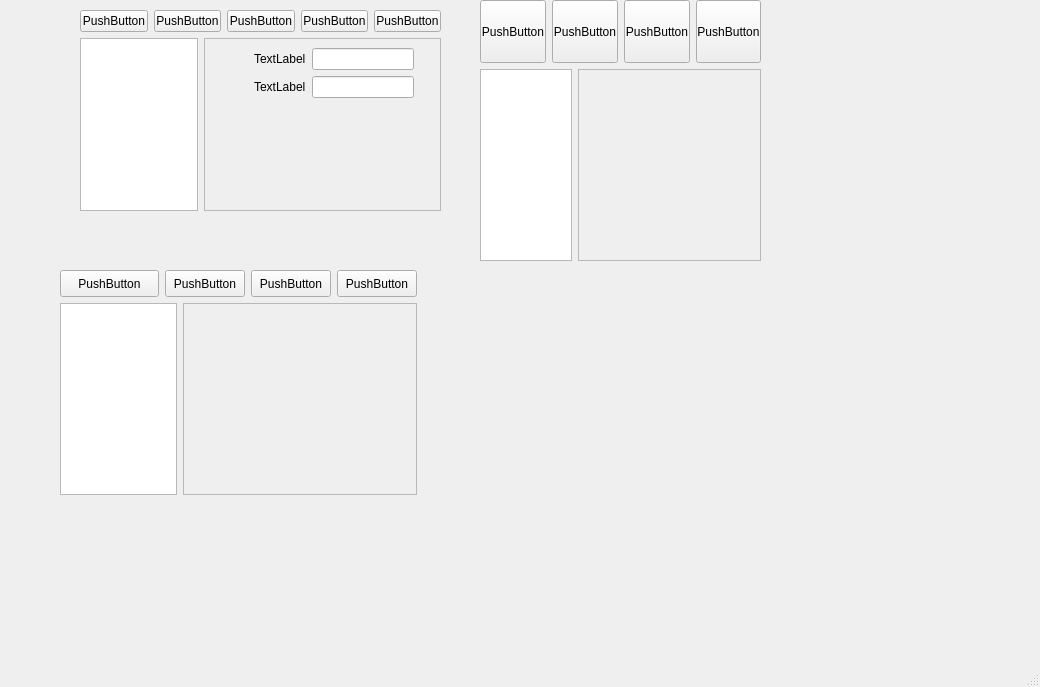
<?xml version="1.0" encoding="UTF-8"?>
<ui version="4.0">
 <class>MainWindow</class>
 <widget class="QMainWindow" name="MainWindow">
  <property name="geometry">
   <rect>
    <x>0</x>
    <y>0</y>
    <width>1040</width>
    <height>687</height>
   </rect>
  </property>
  <property name="windowTitle">
   <string>MainWindow</string>
  </property>
  <widget class="QWidget" name="centralwidget">
   <widget class="QWidget" name="gridLayoutWidget">
    <property name="geometry">
     <rect>
      <x>60</x>
      <y>270</y>
      <width>357</width>
      <height>225</height>
     </rect>
    </property>
    <layout class="QGridLayout" name="gridLayout">
     <item row="0" column="1">
      <widget class="QPushButton" name="pushButton_11">
       <property name="sizePolicy">
        <sizepolicy hsizetype="Expanding" vsizetype="Expanding">
         <horstretch>1</horstretch>
         <verstretch>1</verstretch>
        </sizepolicy>
       </property>
       <property name="text">
        <string>PushButton</string>
       </property>
      </widget>
     </item>
     <item row="0" column="0">
      <widget class="QPushButton" name="pushButton_10">
       <property name="sizePolicy">
        <sizepolicy hsizetype="Expanding" vsizetype="Expanding">
         <horstretch>2</horstretch>
         <verstretch>1</verstretch>
        </sizepolicy>
       </property>
       <property name="text">
        <string>PushButton</string>
       </property>
      </widget>
     </item>
     <item row="1" column="0" colspan="4">
      <layout class="QHBoxLayout" name="horizontalLayout_5">
       <item>
        <widget class="QTreeView" name="treeView_3">
         <property name="sizePolicy">
          <sizepolicy hsizetype="Expanding" vsizetype="Expanding">
           <horstretch>1</horstretch>
           <verstretch>3</verstretch>
          </sizepolicy>
         </property>
        </widget>
       </item>
       <item>
        <widget class="QFrame" name="frame_3">
         <property name="sizePolicy">
          <sizepolicy hsizetype="Expanding" vsizetype="Expanding">
           <horstretch>2</horstretch>
           <verstretch>3</verstretch>
          </sizepolicy>
         </property>
         <property name="frameShape">
          <enum>QFrame::StyledPanel</enum>
         </property>
         <property name="frameShadow">
          <enum>QFrame::Raised</enum>
         </property>
        </widget>
       </item>
      </layout>
     </item>
     <item row="0" column="2">
      <widget class="QPushButton" name="pushButton_12">
       <property name="sizePolicy">
        <sizepolicy hsizetype="Expanding" vsizetype="Expanding">
         <horstretch>1</horstretch>
         <verstretch>1</verstretch>
        </sizepolicy>
       </property>
       <property name="text">
        <string>PushButton</string>
       </property>
      </widget>
     </item>
     <item row="0" column="3">
      <widget class="QPushButton" name="pushButton_13">
       <property name="sizePolicy">
        <sizepolicy hsizetype="Expanding" vsizetype="Expanding">
         <horstretch>1</horstretch>
         <verstretch>1</verstretch>
        </sizepolicy>
       </property>
       <property name="text">
        <string>PushButton</string>
       </property>
      </widget>
     </item>
    </layout>
   </widget>
   <widget class="QWidget" name="">
    <property name="geometry">
     <rect>
      <x>80</x>
      <y>10</y>
      <width>361</width>
      <height>201</height>
     </rect>
    </property>
    <layout class="QVBoxLayout" name="verticalLayout">
     <item>
      <layout class="QHBoxLayout" name="horizontalLayout">
       <property name="bottomMargin">
        <number>0</number>
       </property>
       <item>
        <widget class="QPushButton" name="pushButton">
         <property name="sizePolicy">
          <sizepolicy hsizetype="Expanding" vsizetype="Expanding">
           <horstretch>4</horstretch>
           <verstretch>1</verstretch>
          </sizepolicy>
         </property>
         <property name="text">
          <string>PushButton</string>
         </property>
        </widget>
       </item>
       <item>
        <widget class="QPushButton" name="pushButton_3">
         <property name="sizePolicy">
          <sizepolicy hsizetype="Expanding" vsizetype="Expanding">
           <horstretch>1</horstretch>
           <verstretch>1</verstretch>
          </sizepolicy>
         </property>
         <property name="text">
          <string>PushButton</string>
         </property>
        </widget>
       </item>
       <item>
        <widget class="QPushButton" name="pushButton_2">
         <property name="sizePolicy">
          <sizepolicy hsizetype="Expanding" vsizetype="Expanding">
           <horstretch>1</horstretch>
           <verstretch>1</verstretch>
          </sizepolicy>
         </property>
         <property name="minimumSize">
          <size>
           <width>0</width>
           <height>0</height>
          </size>
         </property>
         <property name="text">
          <string>PushButton</string>
         </property>
        </widget>
       </item>
       <item>
        <widget class="QPushButton" name="pushButton_5">
         <property name="sizePolicy">
          <sizepolicy hsizetype="Expanding" vsizetype="Expanding">
           <horstretch>1</horstretch>
           <verstretch>1</verstretch>
          </sizepolicy>
         </property>
         <property name="text">
          <string>PushButton</string>
         </property>
        </widget>
       </item>
       <item>
        <widget class="QPushButton" name="pushButton_4">
         <property name="sizePolicy">
          <sizepolicy hsizetype="Expanding" vsizetype="Expanding">
           <horstretch>1</horstretch>
           <verstretch>1</verstretch>
          </sizepolicy>
         </property>
         <property name="text">
          <string>PushButton</string>
         </property>
        </widget>
       </item>
      </layout>
     </item>
     <item>
      <layout class="QHBoxLayout" name="horizontalLayout_2">
       <item>
        <widget class="QTreeView" name="treeView">
         <property name="sizePolicy">
          <sizepolicy hsizetype="Expanding" vsizetype="Expanding">
           <horstretch>1</horstretch>
           <verstretch>4</verstretch>
          </sizepolicy>
         </property>
        </widget>
       </item>
       <item>
        <widget class="QFrame" name="frame">
         <property name="sizePolicy">
          <sizepolicy hsizetype="Expanding" vsizetype="Preferred">
           <horstretch>2</horstretch>
           <verstretch>0</verstretch>
          </sizepolicy>
         </property>
         <property name="frameShape">
          <enum>QFrame::StyledPanel</enum>
         </property>
         <property name="frameShadow">
          <enum>QFrame::Raised</enum>
         </property>
         <widget class="QWidget" name="formLayoutWidget">
          <property name="geometry">
           <rect>
            <x>50</x>
            <y>10</y>
            <width>160</width>
            <height>80</height>
           </rect>
          </property>
          <layout class="QFormLayout" name="formLayout">
           <item row="0" column="1">
            <widget class="QLineEdit" name="lineEdit_2"/>
           </item>
           <item row="1" column="0">
            <widget class="QLabel" name="label">
             <property name="text">
              <string>TextLabel</string>
             </property>
            </widget>
           </item>
           <item row="1" column="1">
            <widget class="QLineEdit" name="lineEdit"/>
           </item>
           <item row="0" column="0">
            <widget class="QLabel" name="label_2">
             <property name="text">
              <string>TextLabel</string>
             </property>
            </widget>
           </item>
          </layout>
         </widget>
        </widget>
       </item>
      </layout>
     </item>
    </layout>
   </widget>
   <widget class="QWidget" name="">
    <property name="geometry">
     <rect>
      <x>480</x>
      <y>0</y>
      <width>281</width>
      <height>261</height>
     </rect>
    </property>
    <layout class="QVBoxLayout" name="verticalLayout_2">
     <item>
      <layout class="QHBoxLayout" name="horizontalLayout_3">
       <item>
        <widget class="QPushButton" name="pushButton_6">
         <property name="sizePolicy">
          <sizepolicy hsizetype="Expanding" vsizetype="Expanding">
           <horstretch>2</horstretch>
           <verstretch>1</verstretch>
          </sizepolicy>
         </property>
         <property name="text">
          <string>PushButton</string>
         </property>
        </widget>
       </item>
       <item>
        <widget class="QPushButton" name="pushButton_7">
         <property name="sizePolicy">
          <sizepolicy hsizetype="Expanding" vsizetype="Expanding">
           <horstretch>1</horstretch>
           <verstretch>1</verstretch>
          </sizepolicy>
         </property>
         <property name="text">
          <string>PushButton</string>
         </property>
        </widget>
       </item>
       <item>
        <widget class="QPushButton" name="pushButton_8">
         <property name="sizePolicy">
          <sizepolicy hsizetype="Expanding" vsizetype="Expanding">
           <horstretch>1</horstretch>
           <verstretch>1</verstretch>
          </sizepolicy>
         </property>
         <property name="text">
          <string>PushButton</string>
         </property>
        </widget>
       </item>
       <item>
        <widget class="QPushButton" name="pushButton_9">
         <property name="sizePolicy">
          <sizepolicy hsizetype="Expanding" vsizetype="Expanding">
           <horstretch>1</horstretch>
           <verstretch>1</verstretch>
          </sizepolicy>
         </property>
         <property name="text">
          <string>PushButton</string>
         </property>
        </widget>
       </item>
      </layout>
     </item>
     <item>
      <layout class="QHBoxLayout" name="horizontalLayout_4">
       <item>
        <widget class="QTreeView" name="treeView_2">
         <property name="sizePolicy">
          <sizepolicy hsizetype="Expanding" vsizetype="Expanding">
           <horstretch>1</horstretch>
           <verstretch>3</verstretch>
          </sizepolicy>
         </property>
        </widget>
       </item>
       <item>
        <widget class="QFrame" name="frame_2">
         <property name="sizePolicy">
          <sizepolicy hsizetype="Expanding" vsizetype="Expanding">
           <horstretch>2</horstretch>
           <verstretch>3</verstretch>
          </sizepolicy>
         </property>
         <property name="frameShape">
          <enum>QFrame::StyledPanel</enum>
         </property>
         <property name="frameShadow">
          <enum>QFrame::Raised</enum>
         </property>
        </widget>
       </item>
      </layout>
     </item>
    </layout>
   </widget>
  </widget>
  <widget class="QMenuBar" name="menubar">
   <property name="geometry">
    <rect>
     <x>0</x>
     <y>0</y>
     <width>1040</width>
     <height>23</height>
    </rect>
   </property>
  </widget>
  <widget class="QStatusBar" name="statusbar"/>
 </widget>
 <resources/>
 <connections/>
</ui>
